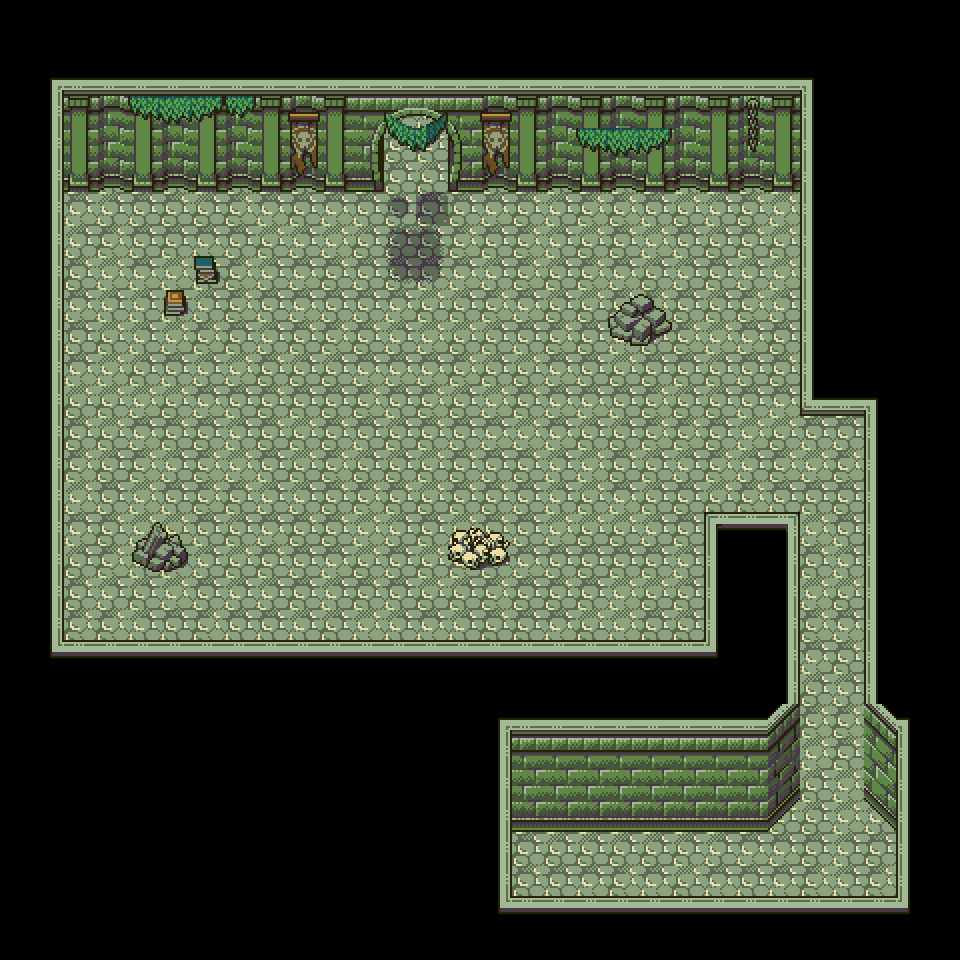

Rendered tile map (Tiled .tmx) drawn with the repository's tilesets; below, a short description and the full map source, tile grids included:
An orthogonal 30x30 tile map with 32x32 px tiles, 3 tile layers (back, item, leaf), 5 tilesets.

<map version="1.10" tiledversion="1.11.2" orientation="orthogonal" renderorder="right-down" width="30" height="30" tilewidth="32" tileheight="32" infinite="0" nextlayerid="4" nextobjectid="1">
 <tileset firstgid="1" name="dungeon1" tilewidth="32" tileheight="32" tilecount="256" columns="16">
  <image source="../dungeon/hyptosis_tile-art-batch-1.png" width="512" height="512" />
  <tile id="112">
   <properties>
    <property name="unaccessible" type="bool" value="true" />
   </properties>
  </tile>
  <tile id="113">
   <properties>
    <property name="unaccessible" type="bool" value="true" />
   </properties>
  </tile>
  <tile id="114">
   <properties>
    <property name="unaccessible" type="bool" value="true" />
   </properties>
  </tile>
  <tile id="115">
   <properties>
    <property name="unaccessible" type="bool" value="true" />
   </properties>
  </tile>
  <tile id="128">
   <properties>
    <property name="unaccessible" type="bool" value="true" />
   </properties>
  </tile>
  <tile id="129">
   <properties>
    <property name="unaccessible" type="bool" value="true" />
   </properties>
  </tile>
  <tile id="130">
   <properties>
    <property name="unaccessible" type="bool" value="true" />
   </properties>
  </tile>
  <tile id="131">
   <properties>
    <property name="unaccessible" type="bool" value="true" />
   </properties>
  </tile>
  <tile id="146">
   <properties>
    <property name="unaccessible" type="bool" value="true" />
   </properties>
  </tile>
  <tile id="147">
   <properties>
    <property name="unaccessible" type="bool" value="true" />
   </properties>
  </tile>
  <tile id="162">
   <properties>
    <property name="unaccessible" type="bool" value="true" />
   </properties>
  </tile>
  <tile id="163">
   <properties>
    <property name="unaccessible" type="bool" value="true" />
   </properties>
  </tile>
 </tileset>
 <tileset firstgid="257" name="dungeon2" tilewidth="32" tileheight="32" tilecount="360" columns="20">
  <image source="../dungeon/hyptosis_tile-art-batch-2.png" width="640" height="576" />
 </tileset>
 <tileset firstgid="617" name="dungeon3" tilewidth="32" tileheight="32" tilecount="256" columns="16">
  <image source="../dungeon/hyptosis_tile-art-batch-3.png" width="512" height="512" />
  <tile id="64">
   <properties>
    <property name="unaccessible" type="bool" value="true" />
   </properties>
  </tile>
  <tile id="65">
   <properties>
    <property name="unaccessible" type="bool" value="true" />
   </properties>
  </tile>
  <tile id="66">
   <properties>
    <property name="unaccessible" type="bool" value="true" />
   </properties>
  </tile>
  <tile id="80">
   <properties>
    <property name="unaccessible" type="bool" value="true" />
   </properties>
  </tile>
  <tile id="81">
   <properties>
    <property name="unaccessible" type="bool" value="true" />
   </properties>
  </tile>
  <tile id="82">
   <properties>
    <property name="unaccessible" type="bool" value="true" />
   </properties>
  </tile>
  <tile id="96">
   <properties>
    <property name="unaccessible" type="bool" value="true" />
   </properties>
  </tile>
  <tile id="97">
   <properties>
    <property name="unaccessible" type="bool" value="true" />
   </properties>
  </tile>
  <tile id="98">
   <properties>
    <property name="unaccessible" type="bool" value="true" />
   </properties>
  </tile>
  <tile id="112">
   <properties>
    <property name="unaccessible" type="bool" value="true" />
   </properties>
  </tile>
  <tile id="113">
   <properties>
    <property name="unaccessible" type="bool" value="true" />
   </properties>
  </tile>
  <tile id="114">
   <properties>
    <property name="unaccessible" type="bool" value="true" />
   </properties>
  </tile>
  <tile id="115">
   <properties>
    <property name="unaccessible" type="bool" value="true" />
   </properties>
  </tile>
  <tile id="116">
   <properties>
    <property name="unaccessible" type="bool" value="true" />
   </properties>
  </tile>
  <tile id="117">
   <properties>
    <property name="unaccessible" type="bool" value="true" />
   </properties>
  </tile>
  <tile id="128">
   <properties>
    <property name="unaccessible" type="bool" value="true" />
   </properties>
  </tile>
  <tile id="129">
   <properties>
    <property name="unaccessible" type="bool" value="true" />
   </properties>
  </tile>
  <tile id="130">
   <properties>
    <property name="unaccessible" type="bool" value="true" />
   </properties>
  </tile>
  <tile id="131">
   <properties>
    <property name="unaccessible" type="bool" value="true" />
   </properties>
  </tile>
  <tile id="132">
   <properties>
    <property name="unaccessible" type="bool" value="true" />
   </properties>
  </tile>
  <tile id="133">
   <properties>
    <property name="unaccessible" type="bool" value="true" />
   </properties>
  </tile>
  <tile id="144">
   <properties>
    <property name="unaccessible" type="bool" value="true" />
   </properties>
  </tile>
  <tile id="145">
   <properties>
    <property name="unaccessible" type="bool" value="true" />
   </properties>
  </tile>
  <tile id="146">
   <properties>
    <property name="unaccessible" type="bool" value="true" />
   </properties>
  </tile>
  <tile id="147">
   <properties>
    <property name="unaccessible" type="bool" value="true" />
   </properties>
  </tile>
  <tile id="148">
   <properties>
    <property name="unaccessible" type="bool" value="true" />
   </properties>
  </tile>
  <tile id="149">
   <properties>
    <property name="unaccessible" type="bool" value="true" />
   </properties>
  </tile>
  <tile id="160">
   <properties>
    <property name="unaccessible" type="bool" value="true" />
   </properties>
  </tile>
  <tile id="161">
   <properties>
    <property name="unaccessible" type="bool" value="true" />
   </properties>
  </tile>
  <tile id="162">
   <properties>
    <property name="unaccessible" type="bool" value="true" />
   </properties>
  </tile>
  <tile id="163">
   <properties>
    <property name="unaccessible" type="bool" value="true" />
   </properties>
  </tile>
  <tile id="164">
   <properties>
    <property name="unaccessible" type="bool" value="true" />
   </properties>
  </tile>
  <tile id="165">
   <properties>
    <property name="unaccessible" type="bool" value="true" />
   </properties>
  </tile>
  <tile id="176">
   <properties>
    <property name="unaccessible" type="bool" value="true" />
   </properties>
  </tile>
  <tile id="177">
   <properties>
    <property name="unaccessible" type="bool" value="true" />
   </properties>
  </tile>
  <tile id="178">
   <properties>
    <property name="unaccessible" type="bool" value="true" />
   </properties>
  </tile>
  <tile id="179">
   <properties>
    <property name="unaccessible" type="bool" value="true" />
   </properties>
  </tile>
  <tile id="180">
   <properties>
    <property name="unaccessible" type="bool" value="true" />
   </properties>
  </tile>
  <tile id="181">
   <properties>
    <property name="unaccessible" type="bool" value="true" />
   </properties>
  </tile>
  <tile id="192">
   <properties>
    <property name="unaccessible" type="bool" value="true" />
   </properties>
  </tile>
  <tile id="193">
   <properties>
    <property name="unaccessible" type="bool" value="true" />
   </properties>
  </tile>
  <tile id="194">
   <properties>
    <property name="unaccessible" type="bool" value="true" />
   </properties>
  </tile>
  <tile id="195">
   <properties>
    <property name="unaccessible" type="bool" value="true" />
   </properties>
  </tile>
  <tile id="196">
   <properties>
    <property name="unaccessible" type="bool" value="true" />
   </properties>
  </tile>
  <tile id="197">
   <properties>
    <property name="unaccessible" type="bool" value="true" />
   </properties>
  </tile>
  <tile id="208">
   <properties>
    <property name="unaccessible" type="bool" value="true" />
   </properties>
  </tile>
  <tile id="209">
   <properties>
    <property name="unaccessible" type="bool" value="true" />
   </properties>
  </tile>
  <tile id="210">
   <properties>
    <property name="unaccessible" type="bool" value="true" />
   </properties>
  </tile>
  <tile id="211">
   <properties>
    <property name="unaccessible" type="bool" value="true" />
   </properties>
  </tile>
  <tile id="212">
   <properties>
    <property name="unaccessible" type="bool" value="true" />
   </properties>
  </tile>
  <tile id="213">
   <properties>
    <property name="unaccessible" type="bool" value="true" />
   </properties>
  </tile>
  <tile id="224">
   <properties>
    <property name="unaccessible" type="bool" value="true" />
   </properties>
  </tile>
  <tile id="225">
   <properties>
    <property name="unaccessible" type="bool" value="true" />
   </properties>
  </tile>
  <tile id="226">
   <properties>
    <property name="unaccessible" type="bool" value="true" />
   </properties>
  </tile>
  <tile id="227">
   <properties>
    <property name="unaccessible" type="bool" value="true" />
   </properties>
  </tile>
  <tile id="228">
   <properties>
    <property name="unaccessible" type="bool" value="true" />
   </properties>
  </tile>
  <tile id="229">
   <properties>
    <property name="unaccessible" type="bool" value="true" />
   </properties>
  </tile>
  <tile id="240">
   <properties>
    <property name="unaccessible" type="bool" value="true" />
   </properties>
  </tile>
  <tile id="241">
   <properties>
    <property name="unaccessible" type="bool" value="true" />
   </properties>
  </tile>
  <tile id="242">
   <properties>
    <property name="unaccessible" type="bool" value="true" />
   </properties>
  </tile>
  <tile id="243">
   <properties>
    <property name="unaccessible" type="bool" value="true" />
   </properties>
  </tile>
  <tile id="244">
   <properties>
    <property name="unaccessible" type="bool" value="true" />
   </properties>
  </tile>
  <tile id="245">
   <properties>
    <property name="unaccessible" type="bool" value="true" />
   </properties>
  </tile>
 </tileset>
 <tileset firstgid="873" name="dungeon4" tilewidth="32" tileheight="32" tilecount="256" columns="16">
  <image source="../dungeon/hyptosis_tile-art-batch-4.png" width="512" height="512" />
 </tileset>
 <tileset firstgid="1129" name="dungeon5" tilewidth="32" tileheight="32" tilecount="256" columns="16">
  <image source="../dungeon/hyptosis_tile-art-batch-5.png" width="512" height="512" />
 </tileset>
 <layer id="1" name="back" width="30" height="30">
  <data encoding="csv">
662,630,630,646,660,646,630,646,630,661,630,628,630,660,646,660,662,660,630,660,662,629,645,646,645,661,629,630,629,660,
662,645,662,645,645,661,662,661,661,660,646,646,645,661,645,629,646,661,629,646,628,662,662,628,628,630,646,661,662,646,
644,645,628,661,646,660,645,661,660,646,660,644,644,630,645,630,645,628,645,630,660,646,661,644,630,660,645,629,660,644,
630,630,628,660,661,629,660,629,662,646,644,630,662,629,644,645,662,662,644,662,629,645,646,662,630,646,645,629,629,646,
629,645,644,644,646,645,644,628,644,628,630,645,660,661,629,645,662,629,646,646,630,661,629,662,660,628,646,660,629,629,
630,660,646,662,660,646,662,628,630,661,644,660,628,662,660,662,629,628,628,629,628,646,630,628,629,644,661,629,660,630,
628,662,629,646,630,660,662,644,629,628,629,630,379,380,628,629,660,646,644,644,630,661,646,660,645,630,644,628,644,629,
628,644,646,644,630,628,629,630,661,646,645,662,399,400,644,628,644,646,661,660,645,630,662,660,661,645,645,630,630,630,
662,628,660,645,629,645,646,644,646,629,660,630,419,420,629,646,644,662,644,629,662,646,628,646,645,630,644,628,660,660,
662,644,629,646,646,646,646,644,630,629,630,630,629,661,662,644,629,662,661,644,644,628,662,644,646,646,662,628,630,645,
646,645,630,661,646,645,644,628,646,660,644,660,646,645,661,662,630,644,628,629,661,644,645,629,628,660,662,644,646,661,
661,660,629,645,662,630,646,645,660,662,662,629,629,629,644,662,661,629,630,661,628,628,662,630,660,629,644,630,661,630,
661,662,661,661,645,661,629,630,660,628,628,644,630,644,662,645,660,629,629,630,644,662,662,630,629,662,628,646,645,630,
662,629,660,661,629,660,628,646,660,661,660,630,662,660,630,629,645,629,662,662,644,644,628,645,661,630,630,660,628,644,
630,630,644,662,644,646,644,645,630,661,644,662,662,661,660,630,660,646,645,660,662,646,644,646,644,645,644,644,662,660,
645,645,645,630,645,630,644,660,646,646,660,644,660,661,660,660,630,646,661,629,662,628,661,644,630,628,628,660,662,661,
644,630,629,660,645,661,630,662,629,660,660,645,646,628,645,660,630,645,661,661,646,628,646,644,644,645,630,646,630,645,
644,660,662,644,646,629,646,661,660,630,629,661,630,661,644,661,629,630,628,628,628,646,662,660,630,660,646,645,660,630,
630,645,660,646,662,645,630,646,646,628,646,660,630,661,662,644,628,660,628,645,661,662,645,661,644,645,661,646,660,630,
630,644,644,644,646,630,644,630,630,646,662,645,646,629,646,660,628,629,661,645,628,662,629,660,660,644,629,630,660,645,
646,645,646,645,630,661,661,645,628,629,645,660,645,662,630,646,644,660,646,645,646,644,644,628,661,629,660,644,645,646,
662,630,660,629,646,628,662,644,644,646,662,661,628,661,660,629,662,645,629,645,630,646,630,644,766,662,646,660,662,661,
662,630,644,644,662,646,644,661,630,646,644,646,630,660,660,662,660,660,630,645,628,660,660,661,782,644,644,781,646,628,
629,630,660,661,644,644,629,644,630,646,644,662,645,660,646,644,629,661,661,628,646,629,644,629,630,645,660,645,628,645,
646,661,662,661,661,660,629,660,644,661,661,628,661,662,646,629,645,660,645,645,644,630,660,661,645,662,645,628,660,646,
644,645,661,644,628,646,629,628,644,628,660,660,628,630,660,646,628,660,630,646,646,661,645,629,660,662,645,646,662,628,
645,662,628,660,645,661,660,660,629,644,661,646,660,662,662,645,628,662,662,662,662,662,646,629,629,628,646,628,662,661,
630,645,628,628,646,644,644,661,662,628,628,644,628,629,662,644,660,630,629,644,629,661,629,630,629,644,646,644,661,645,
660,662,645,628,628,660,662,646,646,662,646,628,645,629,644,628,644,629,629,662,628,630,629,662,662,628,629,646,630,628,
660,646,630,661,645,660,630,645,660,630,662,660,628,662,628,630,662,629,661,630,630,644,630,628,645,646,662,646,644,645
</data>
 </layer>
 <layer id="2" name="item" width="30" height="30">
  <data encoding="csv">
698,698,698,698,698,698,698,698,698,698,698,698,698,698,698,698,698,698,698,698,698,698,698,698,698,698,698,698,698,698,
698,698,698,698,698,698,698,698,698,698,698,698,698,698,698,698,698,698,698,698,698,698,698,698,698,698,698,698,698,698,
698,729,714,714,714,714,714,714,714,714,714,714,714,714,714,714,714,714,714,714,714,714,714,714,714,730,698,698,698,698,
698,699,1296,1295,1296,1295,1296,1295,1296,1295,1296,1257,1258,1259,1260,1295,1296,1295,1296,1295,1296,1295,1296,1295,1296,697,698,698,698,698,
698,699,1312,1311,1312,1311,1312,1311,1312,1311,1312,1273,1274,1275,1276,1311,1312,1311,1312,1311,1312,1311,1312,1311,1312,697,698,698,698,698,
698,699,1328,1327,1328,1327,1328,1327,1328,1327,1328,1289,1290,1291,1292,1327,1328,1327,1328,1327,1328,1327,1328,1327,1328,697,698,698,698,698,
698,699,0,0,0,0,0,0,0,0,0,0,0,0,0,0,0,0,0,0,0,0,0,0,0,697,698,698,698,698,
698,699,0,0,0,0,0,0,0,0,0,0,0,0,0,0,0,0,0,0,0,0,0,0,0,697,698,698,698,698,
698,699,0,0,0,0,0,0,0,0,0,0,0,0,0,0,0,0,0,0,0,0,0,0,0,697,698,698,698,698,
698,699,0,0,0,0,0,0,0,0,0,0,0,0,0,0,0,0,0,0,0,0,0,0,0,697,698,698,698,698,
698,699,0,0,0,0,0,0,0,0,0,0,0,0,0,0,0,0,0,0,0,0,0,0,0,697,698,698,698,698,
698,699,0,0,0,0,0,0,0,0,0,0,0,0,0,0,0,0,0,0,0,0,0,0,0,697,698,698,698,698,
698,699,0,0,0,0,0,0,0,0,0,0,0,0,0,0,0,0,0,0,0,0,0,0,0,713,714,730,698,698,
698,699,0,0,0,0,0,0,0,0,0,0,0,0,0,0,0,0,0,0,0,0,0,0,0,0,0,697,698,698,
698,699,0,0,0,0,0,0,0,0,0,0,0,0,0,0,0,0,0,0,0,0,0,0,0,0,0,697,698,698,
698,699,0,0,0,0,0,0,0,0,0,0,0,0,0,0,0,0,0,0,0,0,0,0,0,0,0,697,698,698,
698,699,0,0,0,0,0,0,0,0,0,0,0,0,0,0,0,0,0,0,0,0,681,682,683,0,0,697,698,698,
698,699,0,0,0,0,0,0,0,0,0,0,0,0,0,0,0,0,0,0,0,0,697,698,699,0,0,697,698,698,
698,699,0,0,0,0,0,0,0,0,0,0,0,0,0,0,0,0,0,0,0,0,697,698,699,0,0,697,698,698,
698,699,0,0,0,0,0,0,0,0,0,0,0,0,0,0,0,0,0,0,0,0,697,698,699,0,0,697,698,698,
698,745,682,682,682,682,682,682,682,682,682,682,682,682,682,682,682,682,682,682,682,682,746,698,699,0,0,697,698,698,
698,698,698,698,698,698,698,698,698,698,698,698,698,698,698,698,698,698,698,698,698,698,698,698,699,0,0,697,698,698,
698,698,698,698,698,698,698,698,698,698,698,698,698,698,698,729,714,714,714,714,714,714,714,714,763,0,0,764,730,698,
698,698,698,698,698,698,698,698,698,698,698,698,698,698,698,699,826,826,826,826,826,826,826,826,779,0,0,780,697,698,
698,698,698,698,698,698,698,698,698,698,698,698,698,698,698,699,842,842,842,842,842,842,842,842,795,0,0,796,697,698,
698,698,698,698,698,698,698,698,698,698,698,698,698,698,698,699,858,858,858,858,858,858,858,858,811,0,0,812,697,698,
698,698,698,698,698,698,698,698,698,698,698,698,698,698,698,699,0,0,0,0,0,0,0,0,0,0,0,0,697,698,
698,698,698,698,698,698,698,698,698,698,698,698,698,698,698,699,0,0,0,0,0,0,0,0,0,0,0,0,697,698,
698,698,698,698,698,698,698,698,698,698,698,698,698,698,698,745,682,682,682,682,682,682,682,682,682,682,682,682,746,698,
698,698,698,698,698,698,698,698,698,698,698,698,698,698,698,698,698,698,698,698,698,698,698,698,698,698,698,698,698,698
</data>
 </layer>
 <layer id="3" name="leaf" width="30" height="30">
  <data encoding="csv">
0,0,0,0,0,0,0,0,0,0,0,0,0,0,0,0,0,0,0,0,0,0,0,0,0,0,0,0,0,0,
0,0,0,0,0,0,0,0,0,0,0,0,0,0,0,0,0,0,0,0,0,0,0,0,0,0,0,0,0,0,
0,0,0,0,0,0,0,0,0,0,0,0,0,0,0,0,0,0,0,0,0,0,0,0,0,0,0,0,0,0,
0,0,0,0,101,102,103,104,0,107,0,0,105,106,0,107,0,0,0,0,0,0,0,120,0,0,0,0,0,0,
0,0,0,0,0,0,0,0,0,123,0,0,121,122,0,123,0,0,101,102,103,0,0,136,0,0,0,0,0,0,
0,0,0,0,0,0,0,0,0,139,0,0,0,0,0,139,0,0,0,0,0,0,0,0,0,0,0,0,0,0,
0,0,0,0,0,0,0,0,0,0,0,0,0,0,0,0,0,0,0,0,0,0,0,0,0,0,0,0,0,0,
0,0,0,0,0,0,0,0,0,0,0,0,0,0,0,0,0,0,0,0,0,0,0,0,0,0,0,0,0,0,
0,0,0,0,0,0,168,0,0,0,0,0,0,0,0,0,0,0,0,0,0,0,0,0,0,0,0,0,0,0,
0,0,0,0,0,152,0,0,0,0,0,0,0,0,0,0,0,0,0,115,116,0,0,0,0,0,0,0,0,0,
0,0,0,0,0,0,0,0,0,0,0,0,0,0,0,0,0,0,0,131,132,0,0,0,0,0,0,0,0,0,
0,0,0,0,0,0,0,0,0,0,0,0,0,0,0,0,0,0,0,0,0,0,0,0,0,0,0,0,0,0,
0,0,0,0,0,0,0,0,0,0,0,0,0,0,0,0,0,0,0,0,0,0,0,0,0,0,0,0,0,0,
0,0,0,0,0,0,0,0,0,0,0,0,0,0,0,0,0,0,0,0,0,0,0,0,0,0,0,0,0,0,
0,0,0,0,0,0,0,0,0,0,0,0,0,0,0,0,0,0,0,0,0,0,0,0,0,0,0,0,0,0,
0,0,0,0,0,0,0,0,0,0,0,0,0,0,0,0,0,0,0,0,0,0,0,0,0,0,0,0,0,0,
0,0,0,0,113,114,0,0,0,0,0,0,0,0,147,148,0,0,0,0,0,0,0,0,0,0,0,0,0,0,
0,0,0,0,129,130,0,0,0,0,0,0,0,0,163,164,0,0,0,0,0,0,0,0,0,0,0,0,0,0,
0,0,0,0,0,0,0,0,0,0,0,0,0,0,0,0,0,0,0,0,0,0,0,0,0,0,0,0,0,0,
0,0,0,0,0,0,0,0,0,0,0,0,0,0,0,0,0,0,0,0,0,0,0,0,0,0,0,0,0,0,
0,0,0,0,0,0,0,0,0,0,0,0,0,0,0,0,0,0,0,0,0,0,0,0,0,0,0,0,0,0,
0,0,0,0,0,0,0,0,0,0,0,0,0,0,0,0,0,0,0,0,0,0,0,0,0,0,0,0,0,0,
0,0,0,0,0,0,0,0,0,0,0,0,0,0,0,0,0,0,0,0,0,0,0,0,0,0,0,0,0,0,
0,0,0,0,0,0,0,0,0,0,0,0,0,0,0,0,0,0,0,0,0,0,0,0,0,0,0,0,0,0,
0,0,0,0,0,0,0,0,0,0,0,0,0,0,0,0,0,0,0,0,0,0,0,0,0,0,0,0,0,0,
0,0,0,0,0,0,0,0,0,0,0,0,0,0,0,0,0,0,0,0,0,0,0,0,0,0,0,0,0,0,
0,0,0,0,0,0,0,0,0,0,0,0,0,0,0,0,0,0,0,0,0,0,0,0,0,0,0,0,0,0,
0,0,0,0,0,0,0,0,0,0,0,0,0,0,0,0,0,0,0,0,0,0,0,0,0,0,0,0,0,0,
0,0,0,0,0,0,0,0,0,0,0,0,0,0,0,0,0,0,0,0,0,0,0,0,0,0,0,0,0,0,
0,0,0,0,0,0,0,0,0,0,0,0,0,0,0,0,0,0,0,0,0,0,0,0,0,0,0,0,0,0
</data>
 </layer>
</map>
